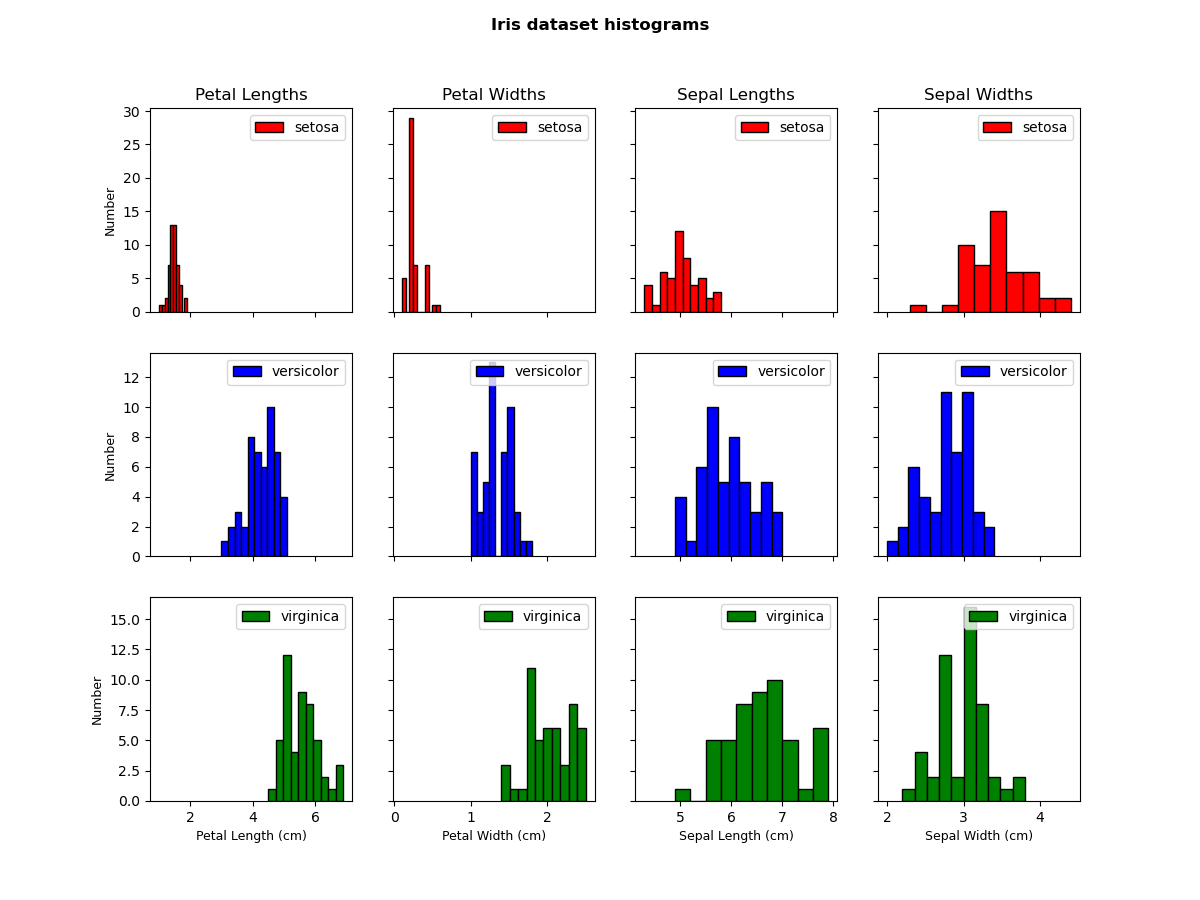

The Python source for this figure:
# hist_all.py (PANDS project)
#
# A Python function to draw the histograms for the iris dataset variables by species. The histograms
# are drawn as a single figure, which is then saved to a file.
#
# Author: David O'Connell
#
# Reference(s)
#  - Programming and Scripting lecture series - week 07, 08 (files, plotting)
#  - Principles of Data Analytics lecture series - week 08 (iris dataset)
#  - Matplotlib documentation - https://matplotlib.org/stable/users/index.html 
#  - Pandas methods - https://pandas.pydata.org/docs/reference/index.html
#
# ***************************************************************************************************

# Import the required libraries for visualization
import matplotlib.pyplot as plt

# Define file name where the histograms will be saved - can be easily moved to a config file 
HIST_FILE = 'hist_all.png'

# Define the function that will be called from the main program
def plot_all(setosa, versicolor, virginica):

    # Extract the 4 sets of data - first, petal length
    setosa_plen = setosa['petal_length']
    versicolor_plen = versicolor['petal_length']
    virginica_plen = virginica['petal_length']

    # Next, petal width
    setosa_pwth = setosa['petal_width']
    versicolor_pwth = versicolor['petal_width']
    virginica_pwth = virginica['petal_width']

    # Then, sepal length
    setosa_slen = setosa['sepal_length']
    versicolor_slen = versicolor['sepal_length']
    virginica_slen = virginica['sepal_length']

    # Finally, sepal width
    setosa_swth = setosa['sepal_width']
    versicolor_swth = versicolor['sepal_width']
    virginica_swth = virginica['sepal_width']

    # Create a figure with 12 axes (subplots), one for each variable across each species
    # Use a common x-scale across columns and y-scale across rows for easier comparison
    fig, axes = plt.subplots(nrows=3, ncols=4, figsize=(12,9), sharex='col', sharey='row')

    # Histogram for setosa petal lengths
    ax1 = axes[0,0]
    ax1.hist(setosa_plen, label="setosa", color='red', edgecolor = 'black')

    # Histogram for versicolor petal lengths
    ax2 = axes[1,0]
    ax2.hist(versicolor_plen, label="versicolor", color='blue', edgecolor = 'black')

    # Histogram for virginica petal lengths
    ax3 = axes[2,0]
    ax3.hist(virginica_plen, label="virginica", color='green', edgecolor = 'black')

    # Set legend and labels for the first column
    ax1.set_title('Petal Lengths')

    for ax in axes[0:3,0]:
        ax.legend()
        ax.set_xlabel('Petal Length (cm)', fontsize=9)
        ax.set_ylabel('Number', fontsize=9)

    # Histogram for setosa petal widths
    ax1 = axes[0,1]
    ax1.hist(setosa_pwth, label="setosa", color='red', edgecolor = 'black')

    # Histogram for versicolor petal widths
    ax2 = axes[1,1]
    ax2.hist(versicolor_pwth, label="versicolor", color='blue', edgecolor = 'black')

    # Histogram for virginica petal widths
    ax3 = axes[2,1]
    ax3.hist(virginica_pwth, label="virginica", color='green', edgecolor = 'black')

    # Set legend and labels for the second column
    ax1.set_title('Petal Widths')

    for ax in axes[0:3,1]:
        ax.legend()
        ax.set_xlabel('Petal Width (cm)', fontsize=9)
        ax.set_ylabel('Number', fontsize=9)

    # Histogram for setosa sepal lengths
    ax1 = axes[0,2]
    ax1.hist(setosa_slen, label="setosa", color='red', edgecolor = 'black')

    # Histogram for versicolor sepal lengths
    ax2 = axes[1,2]
    ax2.hist(versicolor_slen, label="versicolor", color='blue', edgecolor = 'black')

    # Histogram for virginica sepal lengths
    ax3 = axes[2,2]
    ax3.hist(virginica_slen, label="virginica", color='green', edgecolor = 'black')

    # Set legend and labels for the third column
    ax1.set_title('Sepal Lengths')

    for ax in axes[0:3,2]:
        ax.legend()
        ax.set_xlabel('Sepal Length (cm)', fontsize=9)
        ax.set_ylabel('Number', fontsize=9)

    # Histogram for setosa sepal widths
    ax1 = axes[0,3]
    ax1.hist(setosa_swth, label="setosa", color='red', edgecolor = 'black')

    # Histogram for versicolor sepal widths
    ax2 = axes[1,3]
    ax2.hist(versicolor_swth, label="versicolor", color='blue', edgecolor = 'black')

    # Histogram for virginica sepal widths
    ax3 = axes[2,3]
    ax3.hist(virginica_swth, label="virginica", color='green', edgecolor = 'black')

    # Set legend and labels for the fourth column
    ax1.set_title('Sepal Widths')

    for ax in axes[0:3,3]:
        ax.legend()
        ax.set_xlabel('Sepal Width (cm)', fontsize=9)
        ax.set_ylabel('Number', fontsize=9)

    # Only add the labels around the outer axes in the figure for readability 
    for ax in fig.get_axes():
        ax.label_outer()

    # Set the overall title for the figure
    fig.suptitle("Iris dataset histograms\n", fontsize=12, fontweight='bold')

    try:
        # Save the plot
        plt.savefig(HIST_FILE)
        print("Histograms written to", HIST_FILE)
        x = input("Press 'Return' to continue")

    # Handle the error if the file could not be created / opened
    except OSError:
        print("Error - file could not be created")

    return